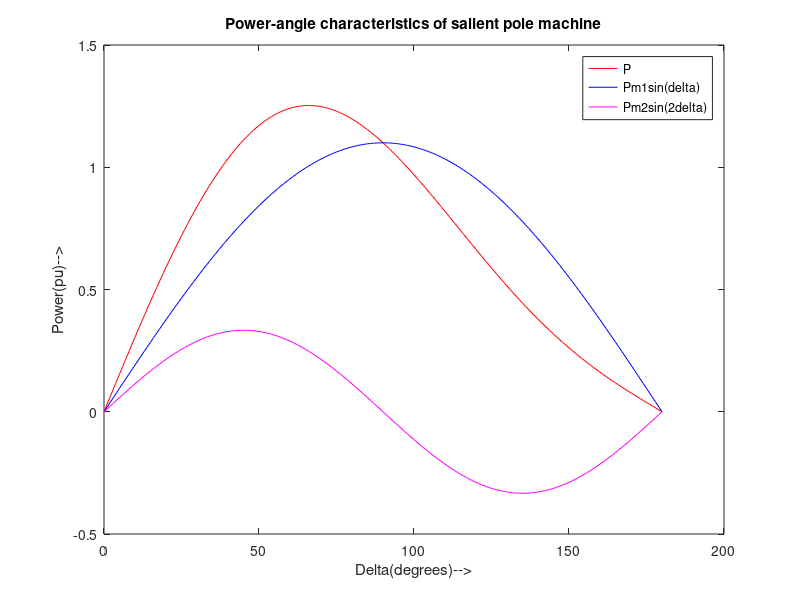

This chart was generated by the following MATLAB code:
% Plot power angle characteristics of salient pole machine
% A salient pole synchronous machine has following parameters. Zero
% armature resistance, direct axis reactance of 1 p.u., quadrature ais
% reactance of 0.6 p.u. , terminal voltage of 1 p.u., unity power factor
% and induced emf of 1.1 p.u. Write a program to obtain power angle
% characteristics of machine.
clc;
clear all;
%Initial parameter values
Ra = 0;                     %Armature resistance
Xd = 1;                     %Direct axis reactance
Xq = 0.6;                   %Quadrature axis reactance
Vt = 1;                      %Terminal Voltage
Pf = 1;                     %Power factor
E = 1.1;                    %Induced EMF
delta = 0:1:180;            %delta varying from 0 to 180 degrees
del_rad = delta .* pi/180;  %converting to degrees

%Power calculations
Pm1 = (abs(E).*abs(Vt))/Xd;
y1 = Pm1.*sin(del_rad);     % power
Pm2 = ((Vt.^2).*(Xd-Xq))/(2.*Xd.* Xq);
y2 = Pm2.*sin(2.*del_rad);  % power
P = y1 + y2;                %Total power

%Plot 

plot(delta,P,'r')
hold on
plot(delta,y1,'b')
hold on
plot(delta,y2,'m')
xlabel('Delta(degrees)-->');
ylabel('Power(pu)-->');
title('Power-angle characteristics of salient pole machine');
legend('P','Pm1sin(delta)','Pm2sin(2delta)');